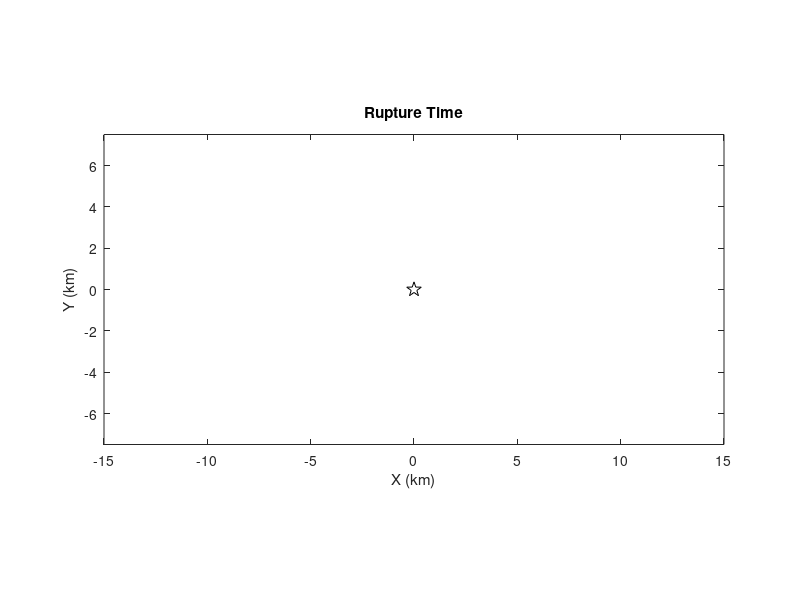

This figure's MATLAB source: (Note: this script raises an error after producing the figure.)
% Rupture time plot

flim = .05;
colorexp = 1;
colorexp = .5;
dirs = { '1a' '1b' '2a' '2b' '3a' '3b' };
xi = [  -15 : .1 : 15  ];
yi = [ -7.5 : .1 : 7.5 ];
v = 0:0.5:7;

figure(1)
clf
set( gcf, 'Name', 'Rupture Time' )
plot( 0, 0, 'p', 'MarkerEdgeColor', 'k', 'MarkerFaceColor', 'w', 'MarkerSize', 11 )
axis image;
axis( [ -15 15 -7.5 7.5 ] )
hold on
title( 'Rupture Time' )
xlabel( 'X (km)' )
ylabel( 'Y (km)' )

n = [ length(xi) length(yi) ];
srcdir
cd 'out/0'
[ x, t ] = trupread;
i = x(:,:,1) >= -15000 & x(:,:,1) <= 15000 & ...
    x(:,:,2) >= -7500 & x(:,:,2) <= 7500;
t0 = reshape( t(i), n );
cd '..'

for ii = 1:length( dirs )

cd( dirs{ii} )
[ x, t ] = trupread;
cd '..'
i = x(:,:,1) >= -15000 & x(:,:,1) <= 15000 & ...
    x(:,:,2) >= -7500 & x(:,:,2) <= 7500;
t = reshape( t(i), n );

figure(1)
[ c, h ] = contour( xi, yi, t', v );
delete( h );
i = 1;
while i < size( c, 2 )
  nn = c(2,i);
  c(:,i) = NaN;
  i  = i + nn + 1;
end
plot( c(1,:), c(2,:), 'k', 'Linewidth', .2 )

t = ( t0 - t );
tbar = sum( t(:) ) / prod( n )
rms = sqrt( sum( t(:).^2 ) / prod( n ) )
figure
set( gcf, 'Name', 'Rupture Time Difference' )
axes( 'Position', [ .1 .2 .8 .7 ] );
imagesc( [ -15 15 ], [ -7.5 7.5 ], t' )
axis image;
title( [ 'Model ' dirs{ii} ' rupture time error (s), RMS = ' num2str(rms) ] )
xlabel( 'X (km)' )
ylabel( 'Y (km)' )
cmap = [
  0 0 0 1 1
  1 0 0 0 1
  1 1 0 0 0 ]';
cmap = [
  0 0 1 1 1
  0 1 1 1 0
  1 1 1 0 0 ]';
h = 2 / ( size( cmap, 1 ) - 1 );
x1 = -1 : h : 1;
x2 = -1 : .005 : 1;
x2 = sign( x2 ) .* abs( x2 ) .^ colorexp;
colormap( interp1( x1, cmap, x2 ) );
caxis( flim * [ -1 1 ] )
axes( 'Position', [ .1 .16 .8 .02 ] );
imagesc( flim * [ -1 1 ], [ -1 1 ], 0:.001:1 );
set( gca, ...
  'XTick', flim * [ -1 0 1 ], ...
  'YTick', [], ...
  'TickLength', [ 0 0 ] )

print( '-depsc2', [ 'trup' dirs{ii} ] )

end

figure(1)
[ c, h ] = contour( xi, yi, t0', v );
delete( h );
i  = 1;
while i < size( c, 2 )
  n  = c(2,i);
  c(:,i) = NaN;
  i  = i + n + 1;
end
plot( c(1,:), c(2,:), 'b', 'Linewidth', .2 )
print( '-depsc2', 'trup' )

return

srcdir
cd 'dalguer'
n = [ 301 151 ];
dx = .1;
dt = .008;
fid = fopen( 'DFM01paper' );
t = fscanf( fid,'%g', n )' - 1.5 * dt;
fclose( fid );
x1 = dx * ( 0:n(1)-1 );  x1 = x1 - .5 * x1(end);
x2 = dx * ( 0:n(2)-1 );  x2 = x2 - .5 * x2(end);
[ c, h ] = contour( x1, x2, t, v );
delete( h );
i = 1;
while i < size( c, 2 )
  nn = c(2,i);
  c(:,i) = NaN;
  i = i + nn + 1;
end
plot( c(1,:), c(2,:), 'r', 'Linewidth', .2 )

